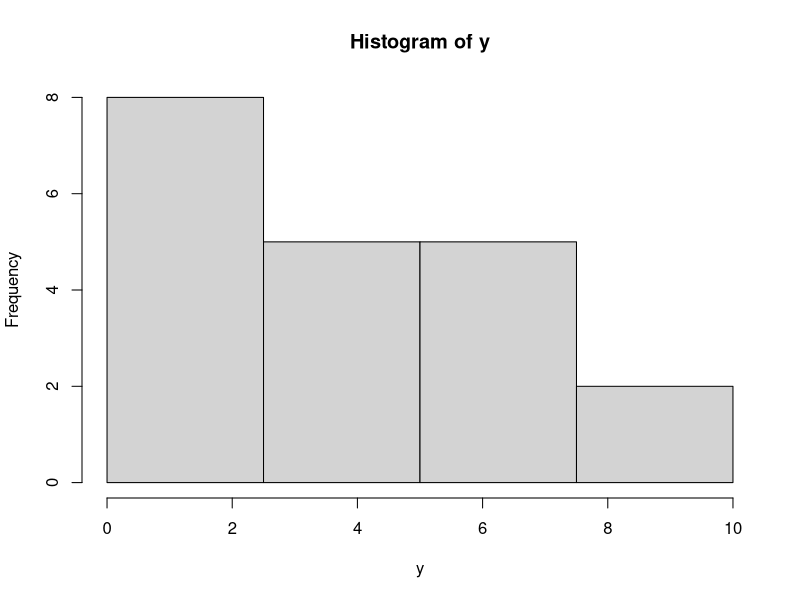

This chart was generated by the following R code:
# Mahmudul Rapi
# ORF245, Problem Set # 1,Q#1

install.packages("listing")
y = c(7.267, 6.689, 6.226, 9.265, 5.559, 4.428, 3.504, 0.467, 
      1.359, 0.892, 3.363, 1.158, 1.826, 2.082, 3.931, 1.235, 
      4.873, 8.934, 0.101, 6.590)

hist(y, breaks = c(0, 2.5, 5, 7.5, 10))
mean(y) #computes mean, outputs 3.98745
median(y) #computers median, outputs 3.7175
sd(y) # computers standard deviation, outputs 2.847963
ran = range(y)
ran[2] - ran[1] #computes the range, 9.164
variation = sd(y)^2
variation #computes variation, 8.110894
